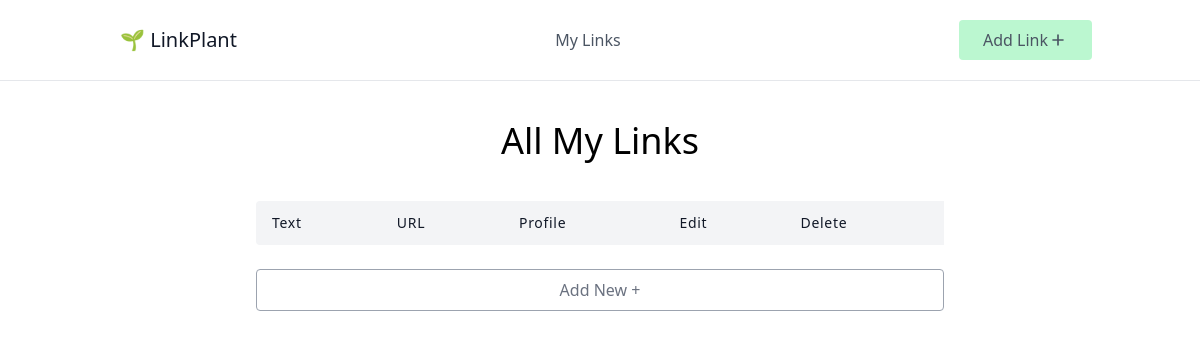
Before: / with the older database file.
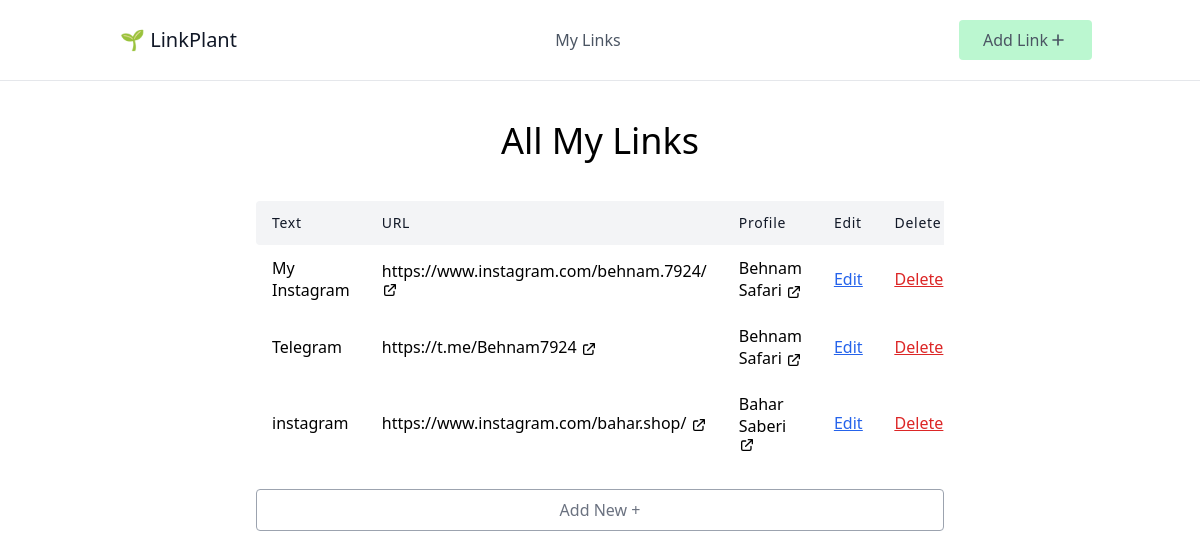
After: the same page with the newer database file.
### plant/models.py (models this page shows, shortened)
class Link(models.Model):
    text = models.CharField(max_length=100)
    url = models.URLField()
    profile = models.ForeignKey(Profile , on_delete=models.CASCADE , related_name="links")

class Profile(models.Model):
    BG_CHOICES = (
        ('blue' , 'Blue') ,
        ('green' , 'Green') ,
        ('yellow' , 'Yellow') ,
    )
    name = models.CharField(max_length=100)
    slug = models.SlugField(max_length=100)
    bg_color = models.CharField(max_length=50 , choices=BG_CHOICES)

### plant/views.py (the view)
class LinkListView(ListView):
    model = Link

### plant/templates/plant/link_list.html
{% extends 'plant/_base.html' %}
{% block content %}
<h1 class="text-4xl text-center mb-10">All My Links</h1>
<div class="w-full mx-auto overflow-auto">
    <table class="table-auto w-full text-left whitespace-no-wrap">
        <thead>
            <tr>
                <th class="px-4 py-3 title-font tracking-wider font-medium text-gray-900 text-sm bg-gray-100 rounded-tl rounded-bl">Text</th>
                <th class="px-4 py-3 title-font tracking-wider font-medium text-gray-900 text-sm bg-gray-100">URL</th>
                <th class="px-4 py-3 title-font tracking-wider font-medium text-gray-900 text-sm bg-gray-100">Profile</th>
                <th class="px-4 py-3 title-font tracking-wider font-medium text-gray-900 text-sm bg-gray-100">Edit</th>
                <th class="px-4 py-3 title-font tracking-wider font-medium text-gray-900 text-sm bg-gray-100">Delete</th>
            </tr>
        </thead>
        <tbody>
            {% for link in object_list %}
            <tr>
                <td class="px-4 py-3">{{link.text}}</td>
                <td class="px-4 py-3">
                    <a href="{{link.url}}" target="_blank">
                        {{link.url}}
                        <svg xmlns="http://www.w3.org/2000/svg" class="h-4 w-4 inline" fill="none" viewBox="0 0 24 24" stroke="currentColor" stroke-width="2">
                        <path stroke-linecap="round" stroke-linejoin="round" d="M10 6H6a2 2 0 00-2 2v10a2 2 0 002 2h10a2 2 0 002-2v-4M14 4h6m0 0v6m0-6L10 14" />
                        </svg>
                    </a>
                </td>
                 <td class="px-4 py-3">
                    <a href="{% url 'profile' link.profile.slug %}" target="_blank">
                        {{link.profile.name}}
                        <svg xmlns="http://www.w3.org/2000/svg" class="h-4 w-4 inline" fill="none" viewBox="0 0 24 24" stroke="currentColor" stroke-width="2">
                        <path stroke-linecap="round" stroke-linejoin="round" d="M10 6H6a2 2 0 00-2 2v10a2 2 0 002 2h10a2 2 0 002-2v-4M14 4h6m0 0v6m0-6L10 14" />
                        </svg>
                    </a>
                </td>
                <td class="px-4 py-3 underline text-blue-600"><a href="{% url "link-update" link.id %}">Edit</a></td>
                <td class="px-4 py-3 underline text-red-600"><a href="{% url "link-delete" link.id %}">Delete</a></td>
            </tr>
        {% endfor %}
      </tbody>
    </table>
    <a href="{% url 'link-create' %}">
        <p class="mt-6 py-2 w-full border rounded border-gray-400 text-center text-gray-500 hover:cursor-pointer hover:bg-gray-100 hover:border-gray-500">
            Add New +
        </p>
    </a>
  </div>
{% endblock content %}

### plant/templates/plant/_base.html (shortened to what this page needs)
<html>
    <head>
        <script src="https://cdn.tailwindcss.com"></script>
    </head>
    <body>
        <header class="text-gray-600 body-font border-b">
            <div class="container mx-auto flex flex-wrap p-5 flex-col md:flex-row items-center">
              <a href="{% url 'link-list' %}" class="flex title-font font-medium items-center text-gray-900 mb-4 md:mb-0">
                <span class="ml-3 text-xl">🌱 LinkPlant</span>
              </a>
              <nav class="md:ml-auto md:mr-auto flex flex-wrap items-center text-base justify-center">
                <a href="{% url 'link-list' %}" class="mr-5 hover:text-gray-900">My Links</a>
              </nav>
              <a href="{% url 'link-create' %}">
                <button class="inline-flex items-center bg-green-200 border-0 py-2 px-6 focus:outline-none hover:bg-green-300 rounded text-base mt-4 md:mt-0">Add Link
                    <svg xmlns="http://www.w3.org/2000/svg" class="h-5 w-5" fill="none" viewBox="0 0 24 24" stroke="currentColor" stroke-width="2">
                        <path stroke-linecap="round" stroke-linejoin="round" d="M12 6v6m0 0v6m0-6h6m-6 0H6" />
                    </svg>
                </button>
            </a>
            </div>
          </header>
          <div class="container mx-auto">
            <div class="sm:w-3/4 mx-auto sm:p-10">
                {% block content %}
                {% endblock content %}
            </div>
            </div>
    </body>

Changed rows visible on the page:
added Link: text "My Instagram", url "https://www.instagram.com/behnam.7924/", profile.name "Behnam Safari"
added Link: text "Telegram", url "https://t.me/Behnam7924", profile.name "Behnam Safari"
added Link: text "instagram", url "https://www.instagram.com/bahar.shop/", profile.name "Bahar Saberi"
